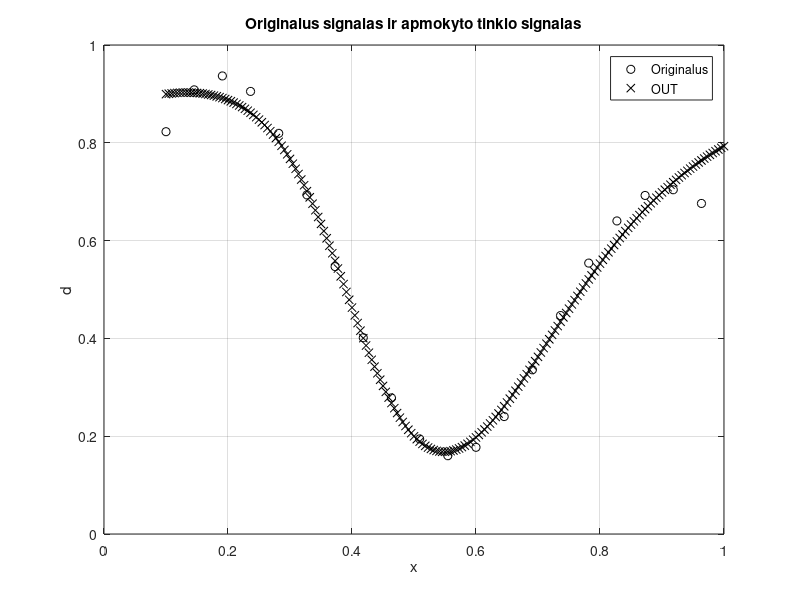

MATLAB code for this plot:
%Studentas:	Valdas Mikenas		
%Kryptis (grupė):	Dirbtinio intelekto sistemos (DISfm-22)		


%% Daugiasluoksnis perceptronas 
%0. Nenaudodami MATLAB specializuotų funkcijų (newff, train, sim ir pan.), 
%1. Sukurkite daugiasluoksnį (dviejų sluoksnių) perceptronų tinklą ir jį apmokykite pasirinktai kreivei (sudarytai iš 20 atskaitų) aproksimuoti. 
%2. Tinklo apmokymui įgyvendinkite Backpropagation algoritmą. 
%3. Aktyvavimo funkcijas neuronų tinkle pasirinkite savo nuožiūra.
%4. Kreivę galite sukurti, pavyzdžiui, naudodami kelias trigonometrines funkcijas.


%Struktura:
%vienas iejimas
%vienas isejimas
%5 neuronai
%tiesine aktyvavimo f-cija
%mokymo algoritmas - Backpropagation

%Etapai
%% 1. Paruošiame pradinius duomenis mokymui x ir d
x=0.1:1/22:1;    % reiksmiu
n=length(x);     %20 reiksmiu

d=(1+0.6*sin(2*pi*x/0.7)+0.3*sin(2*pi*x))/2;  %f-cija
figure(1);
plot (x, d,'ko');
xlabel('x');
ylabel('d');
grid on;
hold on;

%% 2. Sugeneruojame pradines parametru reikšmes

%1 sluosknio parametrai (svoriai + bazės)
w11_1=rand(1); b1_1 =rand(1); %iejimas i aktyvavimo f-cija
w12_1=rand(1); b2_1 =rand(1);
w13_1=rand(1); b3_1 =rand(1);
w14_1=rand(1); b4_1 =rand(1);
w15_1=rand(1); b5_1 =rand(1);

%2 sluosknio parametrai (svoriai + bazė)
w11_2=rand(1); b1_2 =rand(1); 
w12_2=rand(1); 
w13_2=rand(1); 
w14_2=rand(1); 
w15_2=rand(1);

%% 3. Skaiciuojame tinklo atsaką v(pasverta suma) +aktyvavimo f-cija O(atsaka) ir gauname tinklo atsaka y (prognoze)   (1 - klase ar 0 - 2 klase) 
%sigmoides arba S-shap, vienas apribojimas intervale nuo 0...1, 

mok_zings=0.1  %mokymo zingsnis

for i = 1:10000
    for N = 1:20;

        %Apasvertos sumos 1 sluoksnyje    
        v1_1 = x(N)*w11_1 + b1_1; %imame po viena reiksme!
        v2_1 = x(N)*w12_1 + b2_1;
        v3_1 = x(N)*w13_1 + b3_1;
        v4_1 = x(N)*w14_1 + b4_1;
        v5_1 = x(N)*w15_1 + b5_1;
        
        %Aktyvavimo funkcija 1 sluoksnyje
        y1_1 = 1/(1+exp(-v1_1));
        y2_1 = 1/(1+exp(-v2_1));
        y3_1 = 1/(1+exp(-v3_1));
        y4_1 = 1/(1+exp(-v4_1));
        y5_1 = 1/(1+exp(-v5_1));
        
        %Pasverta suma 2 sluoksnyje arba isejimo sluoksnyje
        v1_2 = y1_1*w11_2+y2_1*w12_2+y3_1*w13_2+y4_1*w14_2+y5_1*w15_2 + b1_2;
        
        %NEteisine aktyvavimo funkcija
        y1_2 = tanh(v1_2);   %apskaiciuota

   
        y = y1_2;



  %% 4. Skaičiuojame klaidas e
        %e(index)=d(index)-y(index)
        %e(x)= atstumas tarp pradiniu reiksmiu ir gautu
        
        e = d(N) - y;
        
        
  %% 5. Skaičiuojame lokalius klaidos gradientus visiems neuronams (ar esame isejimo sluoksnyje ar paprastame)
        
  
  %Skaičiuojame klaidos gradientą išėjimo sl. neuronui
        delta1_2 = (1-(tanh(v1_2))^2)*e;
        
        %Skaičiuojame klaidos gradientą paslėptojo sl. neuronams
        % delta = e*aktyvacijos_fcijos_isvestine
        delta1_1 = y1_1*(1-y1_1)*delta1_2*w11_2;
        delta2_1 = y2_1*(1-y2_1)*delta1_2*w12_2;
        delta3_1 = y3_1*(1-y3_1)*delta1_2*w13_2;
        delta4_1 = y4_1*(1-y4_1)*delta1_2*w14_2;
        delta5_1 = y5_1*(1-y5_1)*delta1_2*w15_2;
        
        %Atnaujiname išėjimo sluoksnio svorius
        %w(i kuri neurona)(is kurio neurono)_(kelintas sluoksnis)
        
        w11_2 = w11_2 + mok_zings*delta1_2*y1_1;
        w12_2 = w12_2 + mok_zings*delta1_2*y2_1;
        w13_2 = w13_2 + mok_zings*delta1_2*y3_1;
        w14_2 = w14_2 + mok_zings*delta1_2*y4_1;
        w15_2 = w15_2 + mok_zings*delta1_2*y5_1;
        b1_2 = b1_2 + mok_zings*delta1_2;
        %2) S= - jei pasleptajame sluoksnyje
        
        %Atnaujiname paslėptojo sluoksnio svorius
        w11_1 = w11_1 + mok_zings*delta1_1*x(N);
        w12_1 = w12_1 + mok_zings*delta2_1*x(N);
        w13_1 = w13_1 + mok_zings*delta3_1*x(N);
        w14_1 = w14_1 + mok_zings*delta4_1*x(N);
        w15_1 = w15_1 + mok_zings*delta5_1*x(N);

        b1_1 = b1_1 + mok_zings*delta1_1;
        b2_1 = b2_1 + mok_zings*delta2_1;
        b3_1 = b3_1 + mok_zings*delta3_1;
        b4_1 = b4_1 + mok_zings*delta4_1;
        b5_1 = b5_1 + mok_zings*delta5_1;
      end
end

%% Laikome, kad po 10 tūkstančių iteracijų perėjus per visa įėjimo reikšmių
%% masyvą tinklas yra apmokytas.

% Po vieną tašką braižomas norimos atvaizduoti funkcijos grafikas ir
% apmokyto tinklo išėjimo vertės palyginimui    

% Skaičiuojame tinklo atsaką
x = [0.1:1/220:1];
Y = zeros(1, length(d));

for N=1:length(x)
       
        %Pirmojo sluoksnio neuronas
        v1_1 = x(N)*w11_1 + b1_1;
        v2_1 = x(N)*w12_1 + b2_1;
        v3_1 = x(N)*w13_1 + b3_1;
        v4_1 = x(N)*w14_1 + b4_1;
        v5_1 = x(N)*w15_1 + b5_1;

        %Aktyvavimo f-ijos  pritaikymas
        y1_1 = 1/(1+exp(-v1_1));
        y2_1 = 1/(1+exp(-v2_1));
        y3_1 = 1/(1+exp(-v3_1));
        y4_1 = 1/(1+exp(-v4_1));
        y5_1 = 1/(1+exp(-v5_1));

        %Antrojo sluoksnio neuronui
        v1_2 = y1_1*w11_2+y2_1*w12_2+y3_1*w13_2+y4_1*w14_2+y5_1*w15_2 + b1_2;

        %Aktyvavimo funkcijos pritaikymas 
        y1_2 = tanh(v1_2);
        y = y1_2;
        Y(N) = y;
end

hold on;
plot (x, Y, 'kx'); 
title('Originalus signalas ir apmokyto tinklo signalas');
legend('Originalus','OUT');
hold off;


%% Papildoma uzduotis su 2 iejimais ir 1 isejimu (nepadaryta)
%struktura:
%2 iejimai
%vienas isejimas
%5 neuronai